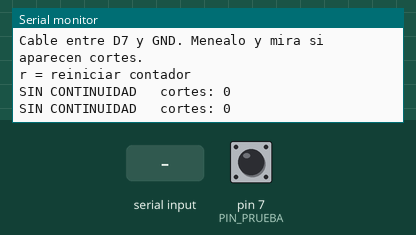
Bench run of a sketch on a simulated Arduino Uno, built with avr-gcc and run on an emulated ATmega328P. Shown: the last lines printed to the serial monitor. The test bench sets the inputs (shaded band); at power-on: pin 7 (PIN_PRUEBA) HIGH.

Above: at 1.2 s.
1.3 s: pin 7 (PIN_PRUEBA) pulled LOW for 1 s
At 1.9 s:
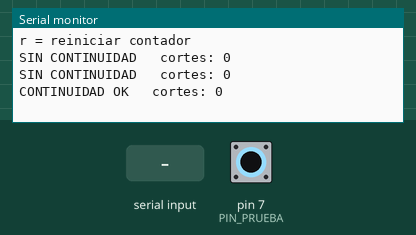
3.8 s: "r" received over Serial
At 3.96 s:
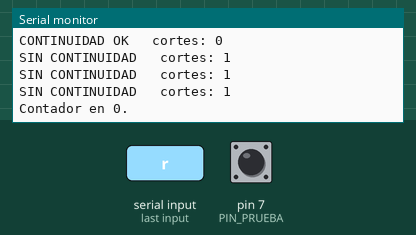

Measured:
- after the input at 1.3 s, the serial monitor: prints a new line after 0.20 s (image 1)
- after the input at 3.8 s, the serial monitor: prints a new line at once (image 2)

The sketch:

prueba_continuidad.ino
```cpp
/*
  PRUEBA DE CONTINUIDAD - cables del brazo
  Arduino UNO R4 WiFi

  Como funciona:
    El pin de prueba usa INPUT_PULLUP. Si el cable une ese pin con GND
    lee LOW (hay continuidad). Si el cable esta abierto o hace falso
    contacto lee HIGH. Se revisa miles de veces por segundo, asi que
    tambien cuenta los cortes muy cortos que pasan al menear el cable.

  Conexion:
    - FUENTE DE LOS SERVOS APAGADA y el cable desconectado en sus dos
      puntas (del servo, del Wago y del Arduino).
    - Una punta del cable -> PIN_PRUEBA (D7)
    - La otra punta       -> cualquier GND del Arduino

  Comandos (monitor serie a 9600):
    r  -> reiniciar el contador de cortes
*/

const uint8_t PIN_PRUEBA = 7;           // D7 esta libre en el diagrama actual
const unsigned long REPORTE_MS = 500;   // cada cuanto imprime el estado

bool conectadoAntes = false;
unsigned long cortes = 0;
unsigned long ultimoReporte = 0;


void setup() {

  Serial.begin(9600);

  while (!Serial) {
    ;
  }

  pinMode(PIN_PRUEBA, INPUT_PULLUP);

  conectadoAntes = (digitalRead(PIN_PRUEBA) == LOW);

  Serial.println(F("=== PRUEBA DE CONTINUIDAD ==="));
  Serial.println(F("Cable entre D7 y GND. Menealo y mira si aparecen cortes."));
  Serial.println(F("r = reiniciar contador"));
  Serial.println();
}


void loop() {

  bool conectado = (digitalRead(PIN_PRUEBA) == LOW);

  // Cada vez que pasa de conectado a abierto cuenta un corte,
  // aunque dure menos de un milisegundo.
  if (conectadoAntes && !conectado) {
    cortes++;
  }

  conectadoAntes = conectado;

  if (millis() - ultimoReporte >= REPORTE_MS) {

    ultimoReporte = millis();

    Serial.print(conectado ? F("CONTINUIDAD OK") : F("SIN CONTINUIDAD"));
    Serial.print(F("   cortes: "));
    Serial.println(cortes);
  }

  if (Serial.available() > 0) {

    char c = Serial.read();

    if (c == 'r' || c == 'R') {
      cortes = 0;
      Serial.println(F("Contador en 0."));
    }
  }
}
```
